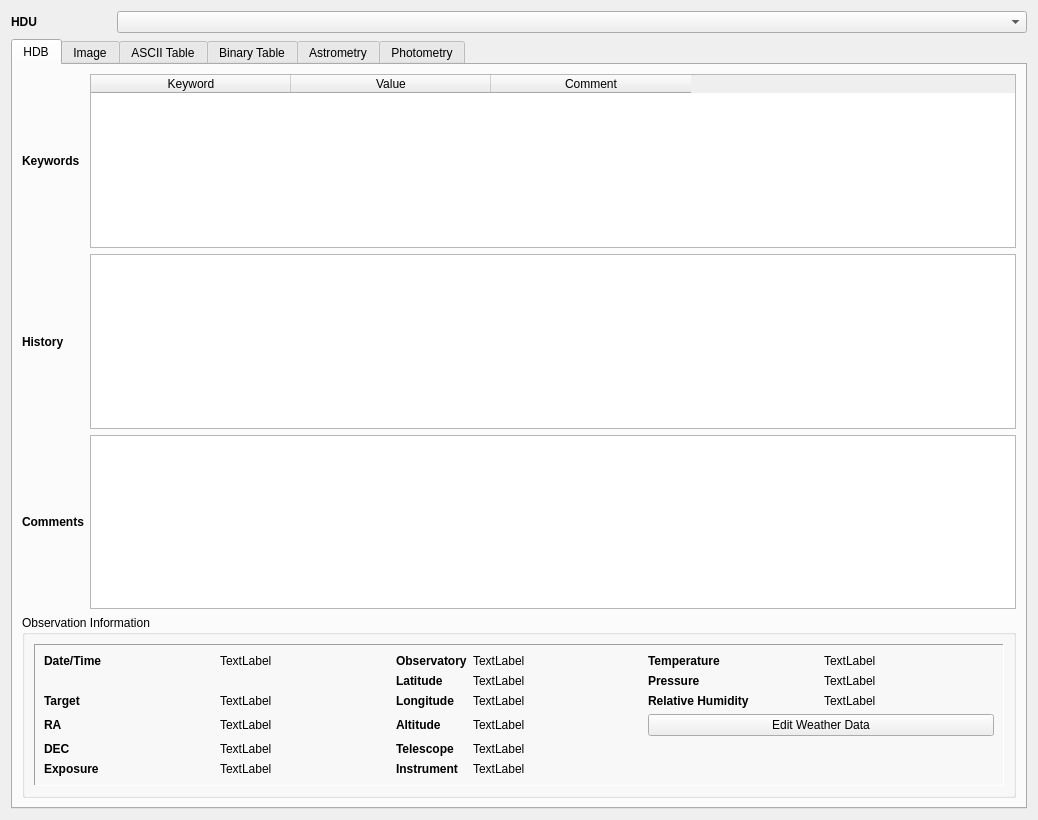
<?xml version="1.0" encoding="UTF-8"?>
<ui version="4.0">
 <class>Form</class>
 <widget class="QWidget" name="Form">
  <property name="geometry">
   <rect>
    <x>0</x>
    <y>0</y>
    <width>1038</width>
    <height>820</height>
   </rect>
  </property>
  <property name="windowTitle">
   <string>Form</string>
  </property>
  <layout class="QGridLayout" name="gridLayout_2">
   <item row="0" column="0">
    <widget class="QLabel" name="Label">
     <property name="sizePolicy">
      <sizepolicy hsizetype="Fixed" vsizetype="Preferred">
       <horstretch>0</horstretch>
       <verstretch>0</verstretch>
      </sizepolicy>
     </property>
     <property name="minimumSize">
      <size>
       <width>100</width>
       <height>0</height>
      </size>
     </property>
     <property name="font">
      <font>
       <weight>75</weight>
       <bold>true</bold>
      </font>
     </property>
     <property name="text">
      <string>HDU</string>
     </property>
    </widget>
   </item>
   <item row="0" column="1">
    <widget class="QComboBox" name="cbHDU">
     <property name="insertPolicy">
      <enum>QComboBox::InsertAlphabetically</enum>
     </property>
    </widget>
   </item>
   <item row="1" column="0" colspan="2">
    <widget class="QTabWidget" name="tabWidget">
     <property name="autoFillBackground">
      <bool>true</bool>
     </property>
     <property name="locale">
      <locale language="English" country="Australia"/>
     </property>
     <property name="currentIndex">
      <number>0</number>
     </property>
     <widget class="QWidget" name="HDB">
      <attribute name="title">
       <string>HDB</string>
      </attribute>
      <layout class="QGridLayout" name="gridLayout_4">
       <item row="0" column="0">
        <widget class="QLabel" name="label_2">
         <property name="font">
          <font>
           <weight>75</weight>
           <bold>true</bold>
          </font>
         </property>
         <property name="text">
          <string>Keywords</string>
         </property>
        </widget>
       </item>
       <item row="1" column="1">
        <widget class="QPlainTextEdit" name="teHistory">
         <property name="sizePolicy">
          <sizepolicy hsizetype="Expanding" vsizetype="Maximum">
           <horstretch>0</horstretch>
           <verstretch>0</verstretch>
          </sizepolicy>
         </property>
         <property name="readOnly">
          <bool>true</bool>
         </property>
        </widget>
       </item>
       <item row="0" column="1">
        <layout class="QGridLayout" name="gridLayout_3">
         <item row="0" column="0">
          <widget class="QTableWidget" name="twHDU">
           <property name="alternatingRowColors">
            <bool>true</bool>
           </property>
           <property name="columnCount">
            <number>3</number>
           </property>
           <attribute name="horizontalHeaderDefaultSectionSize">
            <number>200</number>
           </attribute>
           <column>
            <property name="text">
             <string>Keyword</string>
            </property>
           </column>
           <column>
            <property name="text">
             <string>Value</string>
            </property>
           </column>
           <column>
            <property name="text">
             <string>Comment</string>
            </property>
           </column>
          </widget>
         </item>
        </layout>
       </item>
       <item row="2" column="0">
        <widget class="QLabel" name="label_3">
         <property name="font">
          <font>
           <weight>75</weight>
           <bold>true</bold>
          </font>
         </property>
         <property name="text">
          <string>Comments</string>
         </property>
        </widget>
       </item>
       <item row="1" column="0">
        <widget class="QLabel" name="label">
         <property name="font">
          <font>
           <weight>75</weight>
           <bold>true</bold>
          </font>
         </property>
         <property name="layoutDirection">
          <enum>Qt::LeftToRight</enum>
         </property>
         <property name="text">
          <string>History</string>
         </property>
         <property name="textInteractionFlags">
          <set>Qt::NoTextInteraction</set>
         </property>
        </widget>
       </item>
       <item row="2" column="1">
        <widget class="QPlainTextEdit" name="teComments">
         <property name="sizePolicy">
          <sizepolicy hsizetype="Expanding" vsizetype="Maximum">
           <horstretch>0</horstretch>
           <verstretch>0</verstretch>
          </sizepolicy>
         </property>
         <property name="readOnly">
          <bool>true</bool>
         </property>
        </widget>
       </item>
       <item row="3" column="0" colspan="2">
        <widget class="QGroupBox" name="groupBox">
         <property name="font">
          <font>
           <weight>50</weight>
           <italic>false</italic>
           <bold>false</bold>
           <underline>false</underline>
           <strikeout>false</strikeout>
          </font>
         </property>
         <property name="title">
          <string>Observation Information</string>
         </property>
         <layout class="QGridLayout" name="gridLayout_5">
          <item row="1" column="0">
           <widget class="QFrame" name="frameObservationInformation">
            <property name="frameShape">
             <enum>QFrame::Panel</enum>
            </property>
            <property name="frameShadow">
             <enum>QFrame::Sunken</enum>
            </property>
            <layout class="QGridLayout" name="gridLayout_12">
             <item row="2" column="3">
              <widget class="QLabel" name="labelLatitude">
               <property name="text">
                <string>TextLabel</string>
               </property>
              </widget>
             </item>
             <item row="6" column="1">
              <widget class="QLabel" name="labelExposure">
               <property name="text">
                <string>TextLabel</string>
               </property>
              </widget>
             </item>
             <item row="5" column="0">
              <widget class="QLabel" name="label_17">
               <property name="font">
                <font>
                 <weight>75</weight>
                 <bold>true</bold>
                </font>
               </property>
               <property name="text">
                <string>DEC</string>
               </property>
              </widget>
             </item>
             <item row="3" column="0">
              <widget class="QLabel" name="label_12">
               <property name="font">
                <font>
                 <weight>75</weight>
                 <bold>true</bold>
                </font>
               </property>
               <property name="text">
                <string>Target</string>
               </property>
              </widget>
             </item>
             <item row="4" column="1">
              <widget class="QLabel" name="labelTargetRA">
               <property name="text">
                <string>TextLabel</string>
               </property>
              </widget>
             </item>
             <item row="3" column="1">
              <widget class="QLabel" name="labelTarget">
               <property name="text">
                <string>TextLabel</string>
               </property>
              </widget>
             </item>
             <item row="2" column="2">
              <widget class="QLabel" name="label_4">
               <property name="sizePolicy">
                <sizepolicy hsizetype="Fixed" vsizetype="Preferred">
                 <horstretch>0</horstretch>
                 <verstretch>0</verstretch>
                </sizepolicy>
               </property>
               <property name="font">
                <font>
                 <weight>75</weight>
                 <bold>true</bold>
                </font>
               </property>
               <property name="text">
                <string>Latitude</string>
               </property>
              </widget>
             </item>
             <item row="0" column="3">
              <widget class="QLabel" name="labelObservatory">
               <property name="text">
                <string>TextLabel</string>
               </property>
              </widget>
             </item>
             <item row="5" column="1">
              <widget class="QLabel" name="labelTargetDEC">
               <property name="text">
                <string>TextLabel</string>
               </property>
              </widget>
             </item>
             <item row="4" column="0">
              <widget class="QLabel" name="label_15">
               <property name="font">
                <font>
                 <weight>75</weight>
                 <bold>true</bold>
                </font>
               </property>
               <property name="text">
                <string>RA</string>
               </property>
              </widget>
             </item>
             <item row="6" column="0">
              <widget class="QLabel" name="label_7">
               <property name="sizePolicy">
                <sizepolicy hsizetype="Minimum" vsizetype="Preferred">
                 <horstretch>0</horstretch>
                 <verstretch>0</verstretch>
                </sizepolicy>
               </property>
               <property name="font">
                <font>
                 <weight>75</weight>
                 <bold>true</bold>
                </font>
               </property>
               <property name="text">
                <string>Exposure</string>
               </property>
              </widget>
             </item>
             <item row="0" column="2">
              <widget class="QLabel" name="label_13">
               <property name="sizePolicy">
                <sizepolicy hsizetype="Minimum" vsizetype="Preferred">
                 <horstretch>0</horstretch>
                 <verstretch>0</verstretch>
                </sizepolicy>
               </property>
               <property name="font">
                <font>
                 <weight>75</weight>
                 <bold>true</bold>
                </font>
               </property>
               <property name="text">
                <string>Observatory</string>
               </property>
              </widget>
             </item>
             <item row="0" column="4">
              <widget class="QLabel" name="label_10">
               <property name="font">
                <font>
                 <weight>75</weight>
                 <bold>true</bold>
                </font>
               </property>
               <property name="text">
                <string>Temperature</string>
               </property>
              </widget>
             </item>
             <item row="0" column="5">
              <widget class="QLabel" name="labelTemperature">
               <property name="text">
                <string>TextLabel</string>
               </property>
              </widget>
             </item>
             <item row="2" column="4">
              <widget class="QLabel" name="label_11">
               <property name="font">
                <font>
                 <weight>75</weight>
                 <bold>true</bold>
                </font>
               </property>
               <property name="text">
                <string>Pressure</string>
               </property>
              </widget>
             </item>
             <item row="2" column="5">
              <widget class="QLabel" name="labelPressure">
               <property name="text">
                <string>TextLabel</string>
               </property>
              </widget>
             </item>
             <item row="3" column="4">
              <widget class="QLabel" name="label_14">
               <property name="font">
                <font>
                 <weight>75</weight>
                 <bold>true</bold>
                </font>
               </property>
               <property name="text">
                <string>Relative Humidity</string>
               </property>
              </widget>
             </item>
             <item row="3" column="5">
              <widget class="QLabel" name="labelRH">
               <property name="text">
                <string>TextLabel</string>
               </property>
              </widget>
             </item>
             <item row="4" column="4" colspan="2">
              <widget class="QPushButton" name="pushButtonEditWeather">
               <property name="sizePolicy">
                <sizepolicy hsizetype="Minimum" vsizetype="Fixed">
                 <horstretch>0</horstretch>
                 <verstretch>0</verstretch>
                </sizepolicy>
               </property>
               <property name="baseSize">
                <size>
                 <width>0</width>
                 <height>0</height>
                </size>
               </property>
               <property name="text">
                <string>Edit Weather Data</string>
               </property>
               <property name="icon">
                <iconset resource="../VSOP.qrc">
                 <normaloff>:/newPrefix/images/weather_cloudy.png</normaloff>:/newPrefix/images/weather_cloudy.png</iconset>
               </property>
               <property name="iconSize">
                <size>
                 <width>18</width>
                 <height>18</height>
                </size>
               </property>
              </widget>
             </item>
             <item row="3" column="2">
              <widget class="QLabel" name="label_5">
               <property name="font">
                <font>
                 <weight>75</weight>
                 <bold>true</bold>
                </font>
               </property>
               <property name="text">
                <string>Longitude</string>
               </property>
              </widget>
             </item>
             <item row="3" column="3">
              <widget class="QLabel" name="labelLongitude">
               <property name="text">
                <string>TextLabel</string>
               </property>
              </widget>
             </item>
             <item row="4" column="2">
              <widget class="QLabel" name="label_8">
               <property name="font">
                <font>
                 <weight>75</weight>
                 <bold>true</bold>
                </font>
               </property>
               <property name="text">
                <string>Altitude</string>
               </property>
              </widget>
             </item>
             <item row="4" column="3">
              <widget class="QLabel" name="labelAltitude">
               <property name="text">
                <string>TextLabel</string>
               </property>
              </widget>
             </item>
             <item row="5" column="2">
              <widget class="QLabel" name="label_16">
               <property name="sizePolicy">
                <sizepolicy hsizetype="Minimum" vsizetype="Preferred">
                 <horstretch>0</horstretch>
                 <verstretch>0</verstretch>
                </sizepolicy>
               </property>
               <property name="font">
                <font>
                 <weight>75</weight>
                 <bold>true</bold>
                </font>
               </property>
               <property name="text">
                <string>Telescope</string>
               </property>
              </widget>
             </item>
             <item row="5" column="3">
              <widget class="QLabel" name="labelTelescope">
               <property name="text">
                <string>TextLabel</string>
               </property>
              </widget>
             </item>
             <item row="6" column="2">
              <widget class="QLabel" name="label_18">
               <property name="sizePolicy">
                <sizepolicy hsizetype="Fixed" vsizetype="Preferred">
                 <horstretch>0</horstretch>
                 <verstretch>0</verstretch>
                </sizepolicy>
               </property>
               <property name="font">
                <font>
                 <weight>75</weight>
                 <bold>true</bold>
                </font>
               </property>
               <property name="text">
                <string>Instrument</string>
               </property>
              </widget>
             </item>
             <item row="6" column="3">
              <widget class="QLabel" name="labelInstrument">
               <property name="text">
                <string>TextLabel</string>
               </property>
              </widget>
             </item>
             <item row="0" column="0">
              <widget class="QLabel" name="label_6">
               <property name="sizePolicy">
                <sizepolicy hsizetype="Minimum" vsizetype="Preferred">
                 <horstretch>0</horstretch>
                 <verstretch>0</verstretch>
                </sizepolicy>
               </property>
               <property name="font">
                <font>
                 <weight>75</weight>
                 <bold>true</bold>
                </font>
               </property>
               <property name="text">
                <string>Date/Time</string>
               </property>
              </widget>
             </item>
             <item row="0" column="1">
              <widget class="QLabel" name="labelDateTime">
               <property name="text">
                <string>TextLabel</string>
               </property>
              </widget>
             </item>
            </layout>
           </widget>
          </item>
         </layout>
        </widget>
       </item>
      </layout>
     </widget>
     <widget class="QWidget" name="Image">
      <attribute name="title">
       <string>Image</string>
      </attribute>
      <layout class="QGridLayout" name="gridLayout">
       <item row="0" column="0" rowspan="2" colspan="2">
        <widget class="QWidget" name="widget" native="true"/>
       </item>
      </layout>
     </widget>
     <widget class="QWidget" name="atable">
      <attribute name="title">
       <string>ASCII Table</string>
      </attribute>
      <layout class="QGridLayout" name="gridLayout_8">
       <item row="0" column="0">
        <layout class="QGridLayout" name="gridLayout_7"/>
       </item>
      </layout>
     </widget>
     <widget class="QWidget" name="btable">
      <attribute name="title">
       <string>Binary Table</string>
      </attribute>
      <layout class="QGridLayout" name="gridLayout_10">
       <item row="0" column="0">
        <layout class="QGridLayout" name="gridLayout_9"/>
       </item>
      </layout>
     </widget>
     <widget class="QWidget" name="tab_5">
      <attribute name="title">
       <string>Astrometry</string>
      </attribute>
      <layout class="QGridLayout" name="gridLayout_13">
       <item row="1" column="1">
        <widget class="QTableWidget" name="tableWidgetAstrometry">
         <property name="editTriggers">
          <set>QAbstractItemView::NoEditTriggers</set>
         </property>
         <property name="alternatingRowColors">
          <bool>true</bool>
         </property>
         <column>
          <property name="text">
           <string>Object Name</string>
          </property>
         </column>
         <column>
          <property name="text">
           <string>CCD Coordinates</string>
          </property>
         </column>
         <column>
          <property name="text">
           <string>RA</string>
          </property>
         </column>
         <column>
          <property name="text">
           <string>Dec</string>
          </property>
         </column>
        </widget>
       </item>
       <item row="0" column="1">
        <widget class="QLabel" name="label_9">
         <property name="font">
          <font>
           <weight>50</weight>
           <bold>false</bold>
          </font>
         </property>
         <property name="text">
          <string>Reference Objects</string>
         </property>
        </widget>
       </item>
      </layout>
     </widget>
     <widget class="QWidget" name="tab_6">
      <attribute name="title">
       <string>Photometry</string>
      </attribute>
      <layout class="QGridLayout" name="gridLayout_22">
       <item row="0" column="0">
        <widget class="QTableWidget" name="tableWidgetPhotometry">
         <property name="editTriggers">
          <set>QAbstractItemView::NoEditTriggers</set>
         </property>
         <property name="showDropIndicator" stdset="0">
          <bool>false</bool>
         </property>
         <property name="dragDropOverwriteMode">
          <bool>false</bool>
         </property>
         <property name="alternatingRowColors">
          <bool>true</bool>
         </property>
         <column>
          <property name="text">
           <string>Object Name</string>
          </property>
         </column>
         <column>
          <property name="text">
           <string>RA</string>
          </property>
         </column>
         <column>
          <property name="text">
           <string>Dec</string>
          </property>
         </column>
         <column>
          <property name="text">
           <string>CCD Coordinates</string>
          </property>
         </column>
         <column>
          <property name="text">
           <string>Magnitude</string>
          </property>
         </column>
         <column>
          <property name="text">
           <string>magErr</string>
          </property>
         </column>
         <column>
          <property name="text">
           <string>sourceADU</string>
          </property>
         </column>
         <column>
          <property name="text">
           <string>sourceArea</string>
          </property>
         </column>
         <column>
          <property name="text">
           <string>skyADU</string>
          </property>
         </column>
         <column>
          <property name="text">
           <string>skyArea</string>
          </property>
         </column>
         <column>
          <property name="text">
           <string>FWHM</string>
          </property>
         </column>
         <column>
          <property name="text">
           <string>Aperture</string>
          </property>
         </column>
        </widget>
       </item>
      </layout>
     </widget>
    </widget>
   </item>
  </layout>
 </widget>
 <resources>
  <include location="../VSOP.qrc"/>
 </resources>
 <connections/>
</ui>
